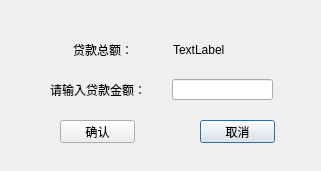
<?xml version="1.0" encoding="UTF-8"?>
<ui version="4.0">
 <class>LoanWin</class>
 <widget class="QDialog" name="LoanWin">
  <property name="geometry">
   <rect>
    <x>0</x>
    <y>0</y>
    <width>321</width>
    <height>171</height>
   </rect>
  </property>
  <property name="windowTitle">
   <string>贷款界面</string>
  </property>
  <widget class="QLabel" name="label">
   <property name="geometry">
    <rect>
     <x>50</x>
     <y>80</y>
     <width>111</width>
     <height>20</height>
    </rect>
   </property>
   <property name="text">
    <string>请输入贷款金额：</string>
   </property>
  </widget>
  <widget class="QPushButton" name="ExitButton">
   <property name="geometry">
    <rect>
     <x>200</x>
     <y>120</y>
     <width>75</width>
     <height>23</height>
    </rect>
   </property>
   <property name="text">
    <string>取消</string>
   </property>
  </widget>
  <widget class="QLineEdit" name="GetNum">
   <property name="geometry">
    <rect>
     <x>172</x>
     <y>79</y>
     <width>101</width>
     <height>21</height>
    </rect>
   </property>
  </widget>
  <widget class="QLabel" name="label_2">
   <property name="geometry">
    <rect>
     <x>73</x>
     <y>40</y>
     <width>61</width>
     <height>20</height>
    </rect>
   </property>
   <property name="text">
    <string>贷款总额：</string>
   </property>
  </widget>
  <widget class="QLabel" name="ShowLoan">
   <property name="geometry">
    <rect>
     <x>173</x>
     <y>40</y>
     <width>101</width>
     <height>20</height>
    </rect>
   </property>
   <property name="text">
    <string>TextLabel</string>
   </property>
  </widget>
  <widget class="QPushButton" name="YesButton">
   <property name="geometry">
    <rect>
     <x>60</x>
     <y>120</y>
     <width>75</width>
     <height>23</height>
    </rect>
   </property>
   <property name="text">
    <string>确认</string>
   </property>
  </widget>
 </widget>
 <resources/>
 <connections/>
</ui>
